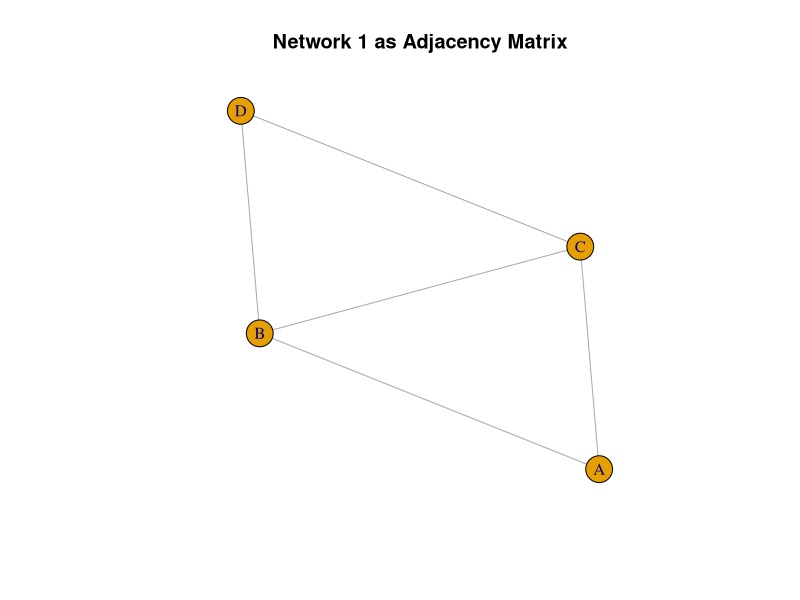
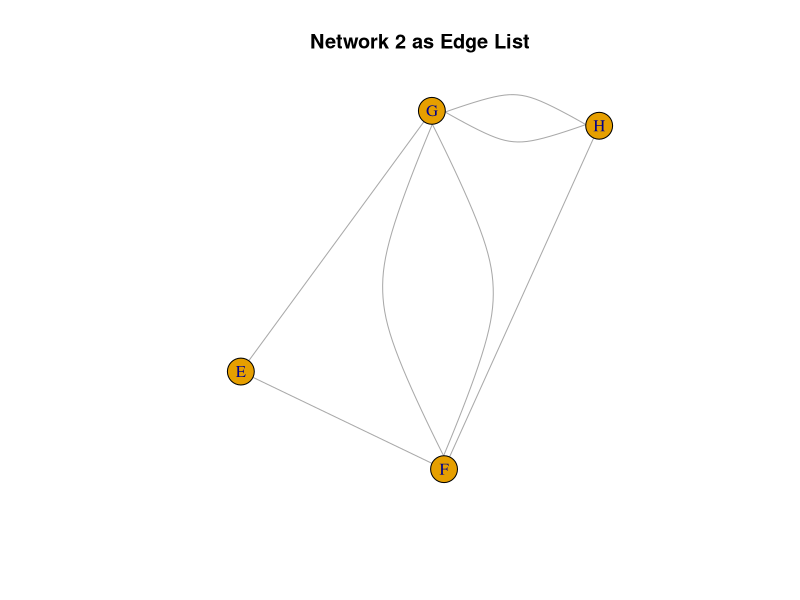
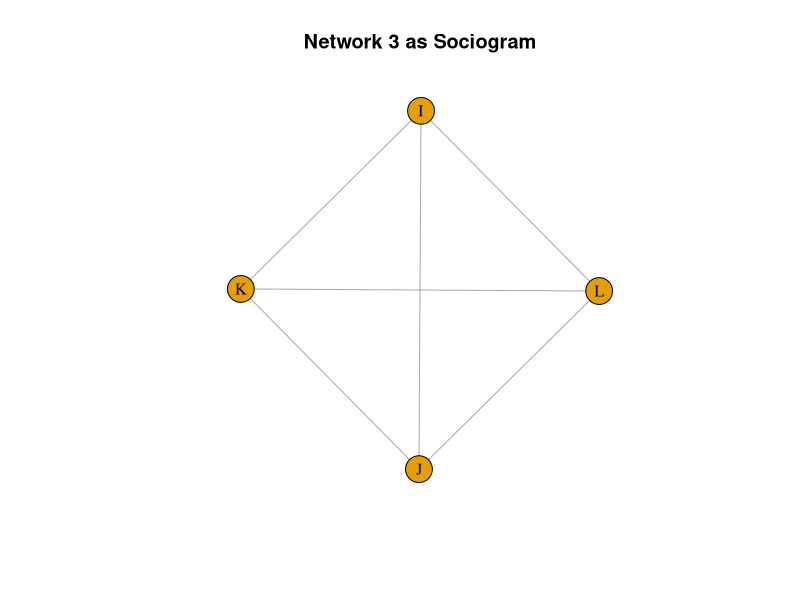

The R source for these figures, in order:
# Write a program to distinguish between a network as a matrix, a network as an edge list, and the network as a sociogram (or “network graph”) using 3 distinct network representatives of each.

library(igraph)
adj_matrix1 <- matrix(c(0, 1, 1, 0, 
                        1, 0, 1, 1, 
                        1, 1, 0, 1, 
                        0, 1, 1, 0),  
                      nrow = 4, byrow = TRUE)
colnames(adj_matrix1) <- rownames(adj_matrix1) <- c("A", "B", "C", "D") 
print("Adjacency Matrix Representation (Network 1):") 
print(adj_matrix1) 

graph_matrix1 <- graph_from_adjacency_matrix(adj_matrix1, mode = "undirected") 
plot(graph_matrix1, main = "Network 1 as Adjacency Matrix")



# 2. Network as an Edge List 
edge_list2 <- data.frame(from = c("E", "E", "F", "F", "G", "G", "H"), 
                         to = c("F", "G", "G", "H", "H", "F", "G")) 
print("Edge List Representation (Network 2):") 
print(edge_list2) 

graph_edge_list2 <- graph_from_data_frame(edge_list2, directed = FALSE) 
plot(graph_edge_list2, main = "Network 2 as Edge List")



# 3. Network as a Sociogram (Graph Representation) 
nodes3 <- data.frame(name = c("I", "J", "K", "L")) 
relations3 <- data.frame(from = c("I", "I", "J", "J", "K", "L"), 
                         to = c("J", "K", "K", "L", "L", "I")) 
graph_sociogram3 <- graph_from_data_frame(relations3, vertices = nodes3, directed=FALSE) 
plot(graph_sociogram3, main = "Network 3 as Sociogram") 
